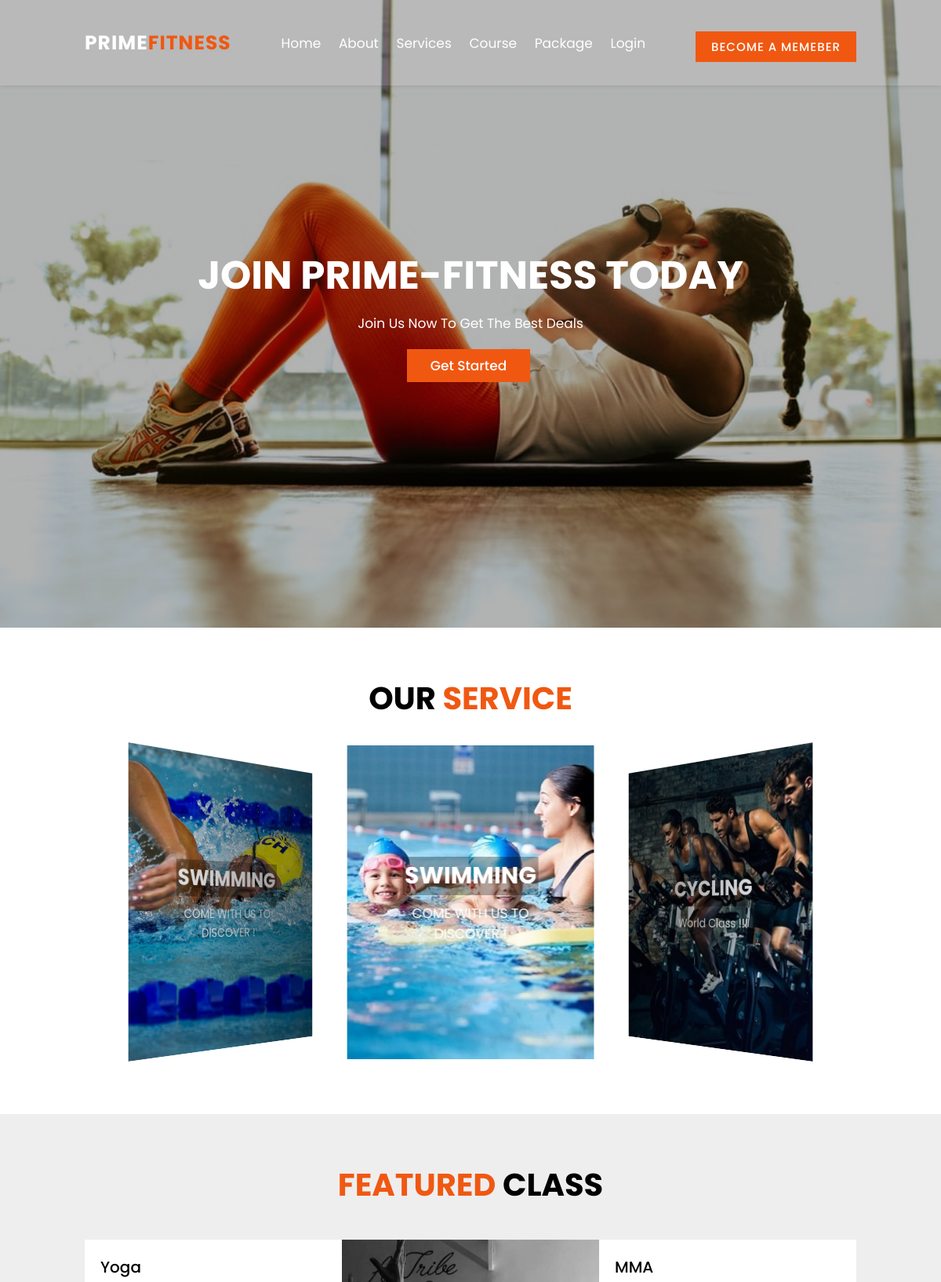
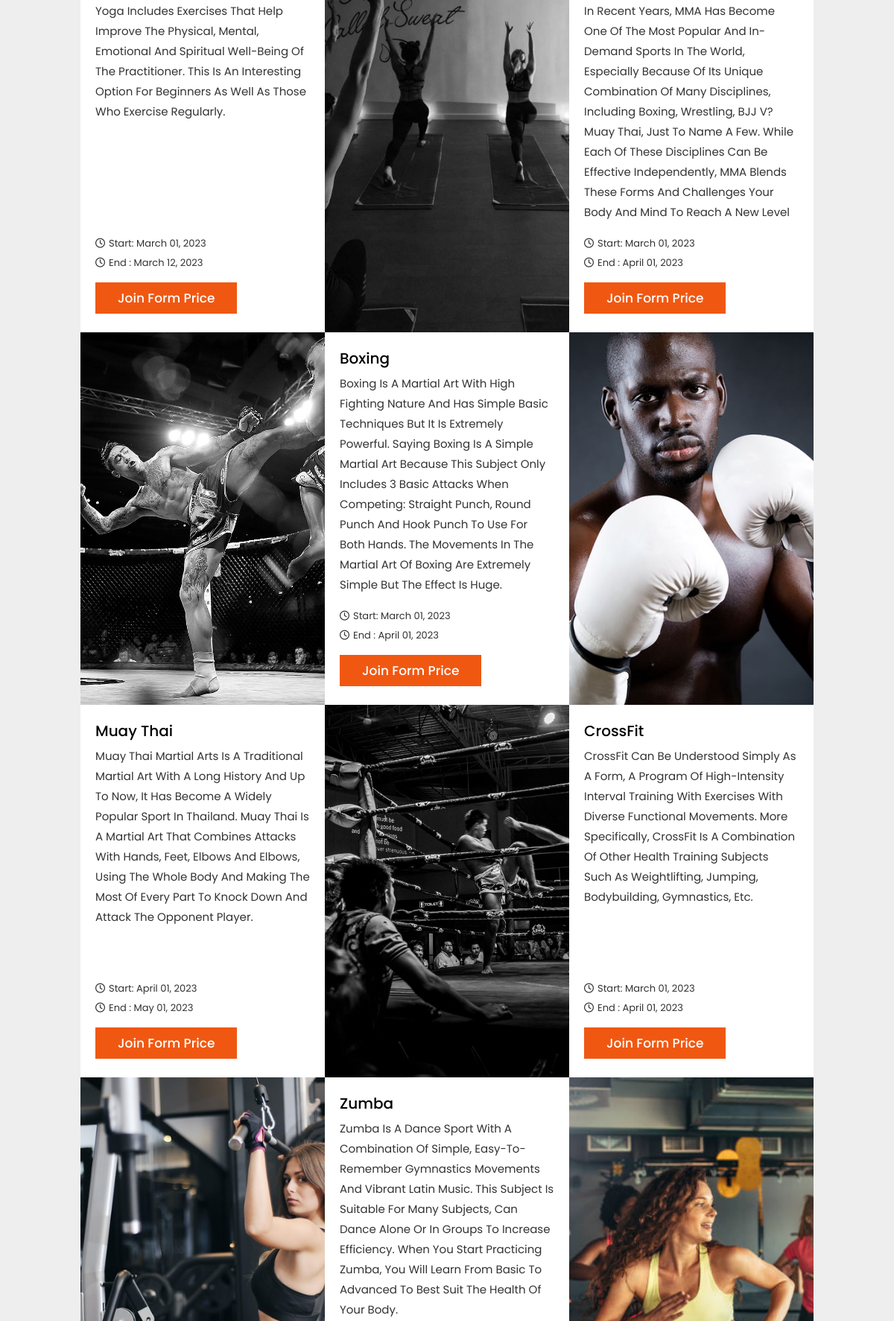
The page / (upper part) on the database its author committed (2 pictures, top to bottom).
### tables this page shows
CREATE TABLE `galery` (
  `galery_id` int(11) NOT NULL,
  `galery_type_id` int(11) NOT NULL,
  `galery_type_name` varchar(50) NOT NULL,
  `item_id` int(11) NOT NULL,
  `item_name` varchar(100) NOT NULL,
  `note` varchar(500) NOT NULL,
  `dir` varchar(200) NOT NULL,
  `img_name` varchar(100) NOT NULL,
  `flag` int(11) DEFAULT 1,
  `create_at` datetime DEFAULT NULL,
  `update_at` datetime DEFAULT NULL
);

CREATE TABLE `service` (
  `service_id` int(11) NOT NULL,
  `name` varchar(50) NOT NULL,
  `title` varchar(200) DEFAULT NULL,
  `description` varchar(500) DEFAULT NULL,
  `flag` int(11) DEFAULT 1,
  `create_at` datetime DEFAULT NULL,
  `update_at` datetime DEFAULT NULL
);

CREATE TABLE `course` (
  `course_id` int(11) NOT NULL,
  `name` varchar(50) NOT NULL,
  `person_trainer_id` int(11) DEFAULT NULL,
  `description` varchar(500) NOT NULL,
  `start_day` date NOT NULL,
  `end_day` date NOT NULL,
  `price` int(11) NOT NULL,
  `flag` int(11) DEFAULT 1,
  `create_at` datetime DEFAULT NULL,
  `update_at` datetime DEFAULT NULL
);

### index.php (the view, shortened to what this page needs)
<?php
    $user = "";
    $ssid = "";
    $cid = 1;
    $cloggedin = 2;
    if($ssid == TRUE || $cloggedin == $cid) {
        if(isset($_COOKIE["user_name"])) {
            $user = $_COOKIE["user_name"];
        }
    } else {
        $user = "";
    }
?>
<!DOCTYPE html>
<html lang="en">
<head>
    <link rel="stylesheet" href="./assets/css/index.css">
    <link rel="stylesheet" href="https://kit.fontawesome.com/83128b721a.css">
    <link rel="stylesheet" href="https://use.fontawesome.com/releases/v5.15.4/css/all.css"/>
    <link rel="stylesheet" href="https://cdn.jsdelivr.net/npm/swiper@8/swiper-bundle.min.css"/>
</head>
<body>
    <header class="header">
        <a href="./index.php" class="logo">Prime<span>Fitness</span></a>
        <nav class="navbar">
            <a href="./index.php">Home</a>
            <a href="./about.php">About</a>
            <a href="./service.php">Services</a>
            <a href="./course.php">Course</a>
            <a href="./package.php">Package</a>
            <?php
                if($user == "") {
                    echo '<a href="./register.php">Login</a>';
                } else {
                    echo '<a href="./logout.php">Logout</a>';
                }
            ?>
        </nav>
        <div class="icons">
            <?php
                if($user == "") {
                    echo '<a href="./register.php" class="btn">Become a memeber</a>';
                } else {
                    echo '<a href="./member.php" class="btn">'.$user.'</a>';
                }
            ?>
        </div>
    </header>
    <section class="home">
        <div class="swiper home-slider">
            <div class="swiper-wrapper">
                <?php
                    $c = new config;
                    $conn = $c->connect();
                    $sql = "SELECT note,dir,img_name FROM galery WHERE galery_type_name = 'slide'";
                    $stmt = $conn->prepare($sql);
                    $stmt->execute();
                    $results = $stmt->fetchAll();
                    foreach($results as $row) {
                        echo '<div class="swiper-slide box" style="background: linear-gradient(rgba(0,0,0,.3),rgba(0,0,0,.3)), url('.$row["dir"].$row["img_name"].');">
                                    <div class="content">
                                        <h3>join prime-fitness today</h3>
                                        <p>'.$row["note"].'</p>
                                        <div class="button">
                                            <a href="./package.php" class="btn btn-1">get started</a>
                                        </div>
                                    </div>
                                </div>';
                    }
                ?>
            </div>
        </div>
    </section>
    <section class="feature">
        <h1 class="heading">our <span>service</span></h1>
        <div class="swiper feature-slider">
            <div class="swiper-wrapper wapper">
                <?php
                    $c = new config;
                    $conn = $c->connect();
                    $sql = "select G.dir gdir,G.img_name gimgname,S.name sname,S.title FROM galery G INNER JOIN service S ON G.item_id = S.service_id WHERE G.galery_type_name = 'service' AND S.flag = '1' AND G.flag = '1';";
                    $stmt = $conn->prepare($sql);
                    $stmt->execute();
                    $results = $stmt->fetchAll();
                    foreach($results as $row) {
                        echo '<div class="swiper-slide box">
                                    <div class="image">
                                       <a href="./service.php"> <img src='.$row["gdir"].$row["gimgname"].' alt=""></a>
                                    </div>
                                    <div class="content">
                                        <h3>'.$row["sname"].'</h3>
                                        <p>'.$row["title"].'</p>
                                    </div>
                                </div>';
                    }
                ?>
            </div>
        </div>
    </section>
    <section class="schedule">
        <h1 class="heading"><span>FEATURED</span> CLASS</h1>
        <div class="box-container">
            <?php
                $c = new config;
                $conn = $c->connect();
                $sql = "select G.dir gdir,G.img_name gimgname,C.name cname,C.description,C.price cprice,C.start_day,C.end_day FROM galery G INNER JOIN course C ON G.item_id = C.course_id WHERE G.galery_type_name = 'course' AND C.flag = '1';";
                $stmt = $conn->prepare($sql);
                $stmt->execute();
                $results = $stmt->fetchAll();
                foreach($results as $row) {
                    echo '<div class="box">
                                <div class="content">
                                    <h3>'.$row["cname"].'</h3>
                                    <p>'.$row["description"].'</p>
                                </div>
                                <div class="icons">
                                        <span><i class="far fa-clock"></i>Start: '.date("F d, Y",strtotime($row['start_day'])).'</span>
                                        <span><i class="far fa-clock"></i>End    : '.date("F d, Y",strtotime($row['end_day'])).'</span>
                                </div>
                                <a href="" class="btn">join form price</a>
                            </div>
                            <div class="box">
                                <img src='.$row["gdir"].$row["gimgname"].' alt="">
                            </div>';
                }
            ?>
        </div>
    </section>
</body>
</html>

### assets/css/index.css (style rules this page uses)
:root { --main-color: #f05812; --back: #000; --light-color: #868e96; }
* { font-family: 'Poppins', sans-serif; margin: 0; padding: 0; box-sizing: border-box; text-decoration: none; outline: none; text-transform: capitalize; transition: all .2s linear; }
html { font-size: 62.5%; scroll-behavior: smooth; overflow-x: hidden; scroll-padding-top: 7rem; }
section { padding: 2rem 9%; }
.heading { font-size: 4rem; text-align: center; padding-top: 4rem; padding-bottom: 2rem; color: var(--back); text-transform: uppercase; }
.heading span { text-transform: uppercase; color: var(--main-color); }
.btn { margin-top: 1rem; display: inline-block; padding: 0.8rem 3rem; background: #fff; font-weight: 500; cursor: pointer; color: var(--main-color); font-size: 1.7rem; }
.header { position: fixed; top: 0; left: 0; right: 0; padding: 3rem 9%; display: flex; align-items: center; justify-content: space-between; background-color: rgba(255,255,255,.1); box-shadow: 0rem .1rem .5rem rgba(0,0,0,.1); z-index: 100; }
.header .logo { font-size: 2.5rem; color: #fff; font-weight: bold; text-transform: uppercase; letter-spacing: .1rem; }
.header .logo span { color: var(--main-color); text-transform: uppercase; }
.header .navbar a { font-size: 1.7rem; color: #fff; margin: 0 1rem; }
.header .icons a { font-size: 1.5rem; letter-spacing: .1rem; color: #fff; background-color: var(--main-color); font-weight: 500; text-transform: uppercase; padding: 0.8rem 2rem; border: none; }
.home { padding: 0; }
.home .home-slider .box { min-height: 100vh; display: flex; align-items: center; justify-content: center; padding: 2rem; background-size: cover !important; background-position: center !important; }
.home .home-slider .box .content { text-align: center; max-width: 70rem; }
.home .home-slider .box h3 { font-size: 5rem; color: #fff; text-transform: uppercase; transition-delay: .2s; }
.home .home-slider .box .content p { font-size: 1.7rem; color: #fff; padding: 1rem 0; transition-delay: .4s; }
.home .home-slider .button .btn-1 { background: var(--main-color); color: #fff; margin-right: 0.5rem; }
.home .home-slider .button { transition-delay: .6s; }
.home .home-slider .box .content > * { transform: translateY(2rem); opacity: 0; }
.home .home-slider .swiper-slide .content > * { transform: translateY(0); opacity: 1; }
.feature .heading { max-width: 1400px; margin: 0 auto; }
.feature .feature-slider { max-width: 1400px; padding-bottom: 4rem; }
.feature .feature-slider .box { position: relative; text-align: center; overflow: hidden; margin: 1rem 0; }
.feature .feature-slider .box .image { height: 40rem; width: 100%; overflow: hidden; }
.feature .feature-slider .box .image img { height: 100%; width: 100%; object-fit: cover; }
.feature .feature-slider .box .content { padding: 1rem 0; position: absolute; top: 50%; left: 50%; transform: translate(-50%, -50%); align-items: center; }
.feature .feature-slider .box .content h3 { font-size: 3rem; font-weight: bold; color: #fff; text-transform: uppercase; background: rgba(0,0,0,.3); padding: 0.2rem; margin-top: 0.5rem; }
.feature .feature-slider .box .content p { font-size: 1.7rem; color: #fff; padding: 1rem 0; transition-delay: .4s; }
.schedule { background: #eee; }
.schedule .heading { max-width: 1730px; margin: 0 auto; }
.schedule .box-container { max-width: 1730px; margin: 0 auto; display: grid; grid-template-columns: repeat(auto-fit, minmax(25rem, 1fr)); padding-top: 2rem; padding-bottom: 5rem; }
.schedule .box-container .box { height: 500px; position: relative; background: #fff; z-index: 1; overflow: visible; }
.schedule .box-container .box .content { height: 350px; position: absolute; z-index: 1; top: 0; padding: 2rem; overflow: hidden; text-overflow: ellipsis; }
.schedule .box-container .box .content h3 { font-size: 2rem; font-weight: 500; padding-bottom: 0.5rem; }
.schedule .box-container .box .content p { color: #333; font-size: 1.5rem; line-height: 1.8; text-overflow: ellipsis; }
.schedule .box-container .box .icons { position: absolute; bottom: 80px; padding: 0 2rem; }
.schedule .box-container .box .icons span { display: block; font-size: 1.3rem; color: #333; padding: 0.3rem 0; }
.schedule .box-container .box .icons span i { margin-right: 0.5rem; }
.schedule .box-container .box .btn { position: absolute; bottom: 10px; margin: 1.5rem 2rem; background: var(--main-color); color: #fff; }
.schedule .box-container .box img { width: 100%; height: 100%; object-fit: cover; }

### rows shown on the page
galery: dir+img_name (picture), note "Join Us Now To Get The Best Deals"
galery: dir+img_name (picture), service.name "SWIMMING", service.title "COME WITH US TO DISCOVER !"
galery: dir+img_name (picture), service.name "CYCLING", service.title "World Class !!!"
galery: dir+img_name (picture), service.name "SWIMMING", service.title "COME WITH US TO DISCOVER !"
galery: course.name "Yoga", course.description "Yoga Includes Exercises That Help Improve The Physical, Mental, Emotional And Spiritual Well-Being Of The Practitioner. This Is An Interesting Option For Beginners As Well As Those Who Exercise Regularly.", course.start_day "March 01, 2023", course.end_day "March 12, 2023", dir+img_name (picture)
galery: course.name "MMA", course.description "In Recent Years, MMA Has Become One Of The Most Popular And In-Demand Sports In The World, Especially Because Of Its Unique Combination Of Many Disciplines, Including Boxing, Wrestling, BJJ V?Muay Thai, Just To Name A Few. While Each Of These Disciplines Can Be Effective Independently, MMA Blends These Forms And Challenges Your Body And Mind To Reach A New Level…", course.start_day "March 01, 2023", course.end_day "April 01, 2023", dir+img_name (picture)
galery: course.name "Boxing", course.description "Boxing Is A Martial Art With High Fighting Nature And Has Simple Basic Techniques But It Is Extremely Powerful. Saying Boxing Is A Simple Martial Art Because This Subject Only Includes 3 Basic Attacks When Competing: Straight Punch, Round Punch And Hook Punch To Use For Both Hands. The Movements In The Martial Art Of Boxing Are Extremely Simple But The Effect Is Huge.", course.start_day "March 01, 2023", course.end_day "April 01, 2023", dir+img_name (picture)
galery: course.name "Muay Thai", course.description "Muay Thai Martial Arts Is A Traditional Martial Art With A Long History And Up To Now, It Has Become A Widely Popular Sport In Thailand. Muay Thai Is A Martial Art That Combines Attacks With Hands, Feet, Elbows And Elbows, Using The Whole Body And Making The Most Of Every Part To Knock Down And Attack The Opponent Player.", course.start_day "April 01, 2023", course.end_day "May 01, 2023", dir+img_name (picture)
galery: course.name "CrossFit", course.description "CrossFit Can Be Understood Simply As A Form, A Program Of High-Intensity Interval Training With Exercises With Diverse Functional Movements. More Specifically, CrossFit Is A Combination Of Other Health Training Subjects Such As Weightlifting, Jumping, Bodybuilding, Gymnastics, Etc.", course.start_day "March 01, 2023", course.end_day "April 01, 2023", dir+img_name (picture)
galery: course.name "Zumba", course.description "Zumba Is A Dance Sport With A Combination Of Simple, Easy-To-Remember Gymnastics Movements And Vibrant Latin Music. This Subject Is Suitable For Many Subjects, Can Dance Alone Or In Groups To Increase Efficiency. When You Start Practicing Zumba, You Will Learn From Basic To Advanced To Best Suit The Health Of Your Body.", dir+img_name (picture)
